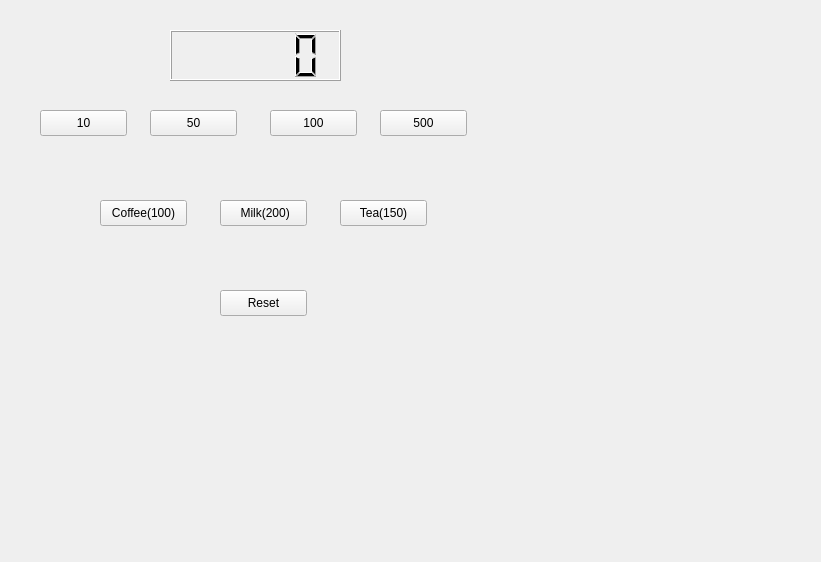
<?xml version="1.0" encoding="UTF-8"?>
<ui version="4.0">
 <class>Widget</class>
 <widget class="QWidget" name="Widget">
  <property name="geometry">
   <rect>
    <x>0</x>
    <y>0</y>
    <width>821</width>
    <height>562</height>
   </rect>
  </property>
  <property name="windowTitle">
   <string>Widget</string>
  </property>
  <widget class="QLCDNumber" name="lcdNumber">
   <property name="geometry">
    <rect>
     <x>170</x>
     <y>30</y>
     <width>171</width>
     <height>51</height>
    </rect>
   </property>
  </widget>
  <widget class="QPushButton" name="bb10">
   <property name="geometry">
    <rect>
     <x>40</x>
     <y>110</y>
     <width>87</width>
     <height>26</height>
    </rect>
   </property>
   <property name="text">
    <string>10</string>
   </property>
  </widget>
  <widget class="QPushButton" name="bb50">
   <property name="geometry">
    <rect>
     <x>150</x>
     <y>110</y>
     <width>87</width>
     <height>26</height>
    </rect>
   </property>
   <property name="text">
    <string>50</string>
   </property>
  </widget>
  <widget class="QPushButton" name="bb100">
   <property name="geometry">
    <rect>
     <x>270</x>
     <y>110</y>
     <width>87</width>
     <height>26</height>
    </rect>
   </property>
   <property name="text">
    <string>100</string>
   </property>
  </widget>
  <widget class="QPushButton" name="bb500">
   <property name="geometry">
    <rect>
     <x>380</x>
     <y>110</y>
     <width>87</width>
     <height>26</height>
    </rect>
   </property>
   <property name="text">
    <string>500</string>
   </property>
  </widget>
  <widget class="QPushButton" name="PBCoffee">
   <property name="geometry">
    <rect>
     <x>100</x>
     <y>200</y>
     <width>87</width>
     <height>26</height>
    </rect>
   </property>
   <property name="text">
    <string>Coffee(100)</string>
   </property>
  </widget>
  <widget class="QPushButton" name="PBmilk">
   <property name="geometry">
    <rect>
     <x>220</x>
     <y>200</y>
     <width>87</width>
     <height>26</height>
    </rect>
   </property>
   <property name="text">
    <string> Milk(200)</string>
   </property>
  </widget>
  <widget class="QPushButton" name="PBtea">
   <property name="geometry">
    <rect>
     <x>340</x>
     <y>200</y>
     <width>87</width>
     <height>26</height>
    </rect>
   </property>
   <property name="text">
    <string>Tea(150)</string>
   </property>
  </widget>
  <widget class="QPushButton" name="pbRest">
   <property name="geometry">
    <rect>
     <x>220</x>
     <y>290</y>
     <width>87</width>
     <height>26</height>
    </rect>
   </property>
   <property name="text">
    <string>Reset</string>
   </property>
  </widget>
 </widget>
 <resources/>
 <connections/>
</ui>
